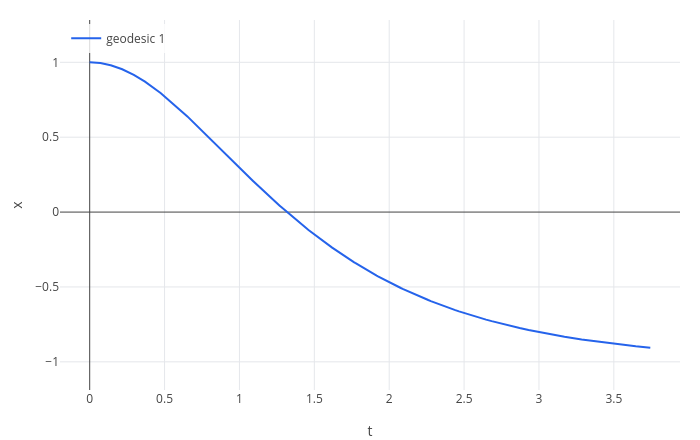

Here is the notebook cell this chart was saved with:
### Markdown cell above
The geodesic equation gives $\ddot x = -\Gamma^x{}_{tt}\,\dot t^2 \approx -g$: free objects fall towards the floor.
Drop a ball at height 1 with $g = 1$, and draw height against time:

### Code cell
g = 1;
geodesic(rindler, [0 1], [1 0], 1.2, [t x])

### Figure 1 — Plotly figure (JSON) as saved in the notebook; plotly's stock layout.template omitted (floating-point values rounded to 4 significant figures; data arrays with more than 128 entries replaced by an {"elided": "..."} marker saying what was removed)
{"data": [{"line": {"color": "#2563eb", "width": 2}, "mode": "lines", "name": "geodesic 1", "type": "scatter", "x": {"elided": "1390 float values"}, "y": {"elided": "1390 float values"}}], "layout": {"height": 440, "legend": {"bgcolor": "rgba(255,255,255,0.8)", "x": 0.01, "y": 0.99}, "margin": {"b": 50, "l": 60, "r": 20, "t": 20}, "showlegend": true, "title": {"text": ""}, "width": 700, "xaxis": {"title": {"text": "t"}, "zeroline": true}, "yaxis": {"range": [-1.188, 1.283], "scaleanchor": "x", "scaleratio": 1, "title": {"text": "x"}, "zeroline": true}}}
